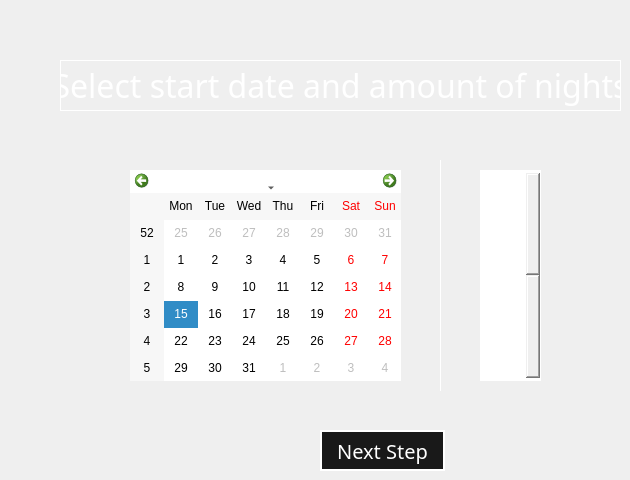
    <widget class="QWidget" name="page_3">
     <widget class="QSpinBox" name="NumNightsBox">
      <property name="geometry">
       <rect>
        <x>480</x>
        <y>170</y>
        <width>61</width>
        <height>211</height>
       </rect>
      </property>
      <property name="font">
       <font>
        <pointsize>18</pointsize>
       </font>
      </property>
      <property name="styleSheet">
       <string notr="true">color: rgb(255, 255, 255);
border: 2px solid white;</string>
      </property>
      <property name="alignment">
       <set>Qt::AlignCenter</set>
      </property>
      <property name="buttonSymbols">
       <enum>QAbstractSpinBox::UpDownArrows</enum>
      </property>
     </widget>
     <widget class="Line" name="line">
      <property name="geometry">
       <rect>
        <x>430</x>
        <y>160</y>
        <width>20</width>
        <height>231</height>
       </rect>
      </property>
      <property name="styleSheet">
       <string notr="true">color: rgb(255, 255, 255);
border-color: rgb(255, 255, 255);</string>
      </property>
      <property name="frameShadow">
       <enum>QFrame::Plain</enum>
      </property>
      <property name="orientation">
       <enum>Qt::Vertical</enum>
      </property>
     </widget>
     <widget class="QPushButton" name="ProceedDatesBttn">
      <property name="geometry">
       <rect>
        <x>320</x>
        <y>430</y>
        <width>125</width>
        <height>41</height>
       </rect>
      </property>
      <property name="font">
       <font>
        <family>Baskerville</family>
        <pointsize>15</pointsize>
       </font>
      </property>
      <property name="cursor">
       <cursorShape>PointingHandCursor</cursorShape>
      </property>
      <property name="styleSheet">
       <string notr="true">QPushButton


{
	background-color: rgb(25, 25, 25);
	border-radius: 62%;
	color:rgb(255, 255, 255);
border: 2px solid white;

}
QPushButton:hover
{
	border-color: rgb(25, 25, 25);
background-color: rgb(255, 253, 200);
	color: rgb(25, 25, 25);
	border-size: 3px;
	border: 3px solid ;
	color: rgb(20, 20, 20);


}</string>
      </property>
      <property name="text">
       <string>Next Step</string>
      </property>
     </widget>
     <widget class="QLabel" name="QueenButton_3">
      <property name="geometry">
       <rect>
        <x>60</x>
        <y>60</y>
        <width>561</width>
        <height>51</height>
       </rect>
      </property>
      <property name="font">
       <font>
        <family>Century Gothic</family>
        <pointsize>24</pointsize>
        <weight>50</weight>
        <bold>false</bold>
       </font>
      </property>
      <property name="styleSheet">
       <string notr="true">color: rgb(255, 255, 255);</string>
      </property>
      <property name="frameShape">
       <enum>QFrame::Box</enum>
      </property>
      <property name="text">
       <string>Select start date and amount of nights</string>
      </property>
      <property name="alignment">
       <set>Qt::AlignCenter</set>
      </property>
     </widget>
     <widget class="QFrame" name="frame_2">
      <property name="geometry">
       <rect>
        <x>130</x>
        <y>170</y>
        <width>271</width>
        <height>211</height>
       </rect>
      </property>
      <property name="styleSheet">
       <string notr="true">background-color: rgb(255, 255, 255);</string>
      </property>
      <property name="frameShape">
       <enum>QFrame::StyledPanel</enum>
      </property>
      <property name="frameShadow">
       <enum>QFrame::Raised</enum>
      </property>
      <widget class="QCalendarWidget" name="CalendarWidget">
       <property name="geometry">
        <rect>
         <x>0</x>
         <y>0</y>
         <width>272</width>
         <height>211</height>
        </rect>
       </property>
       <property name="palette">
        <palette>
         <active>
          <colorrole role="Button">
           <brush brushstyle="SolidPattern">
            <color alpha="255">
             <red>255</red>
             <green>255</green>
             <blue>255</blue>
            </color>
           </brush>
          </colorrole>
          <colorrole role="Base">
           <brush brushstyle="SolidPattern">
            <color alpha="255">
             <red>255</red>
             <green>255</green>
             <blue>255</blue>
            </color>
           </brush>
          </colorrole>
          <colorrole role="Window">
           <brush brushstyle="SolidPattern">
            <color alpha="255">
             <red>255</red>
             <green>255</green>
             <blue>255</blue>
            </color>
           </brush>
          </colorrole>
         </active>
         <inactive>
          <colorrole role="Button">
           <brush brushstyle="SolidPattern">
            <color alpha="255">
             <red>255</red>
             <green>255</green>
             <blue>255</blue>
            </color>
           </brush>
          </colorrole>
          <colorrole role="Base">
           <brush brushstyle="SolidPattern">
            <color alpha="255">
             <red>255</red>
             <green>255</green>
             <blue>255</blue>
            </color>
           </brush>
          </colorrole>
          <colorrole role="Window">
           <brush brushstyle="SolidPattern">
            <color alpha="255">
             <red>255</red>
             <green>255</green>
             <blue>255</blue>
            </color>
           </brush>
          </colorrole>
         </inactive>
         <disabled>
          <colorrole role="Button">
           <brush brushstyle="SolidPattern">
            <color alpha="255">
             <red>255</red>
             <green>255</green>
             <blue>255</blue>
            </color>
           </brush>
          </colorrole>
          <colorrole role="Base">
           <brush brushstyle="SolidPattern">
            <color alpha="255">
             <red>255</red>
             <green>255</green>
             <blue>255</blue>
            </color>
           </brush>
          </colorrole>
          <colorrole role="Window">
           <brush brushstyle="SolidPattern">
            <color alpha="255">
             <red>255</red>
             <green>255</green>
             <blue>255</blue>
            </color>
           </brush>
          </colorrole>
         </disabled>
        </palette>
       </property>
       <property name="styleSheet">
        <string notr="true"/>
       </property>
      </widget>
     </widget>
    </widget>
